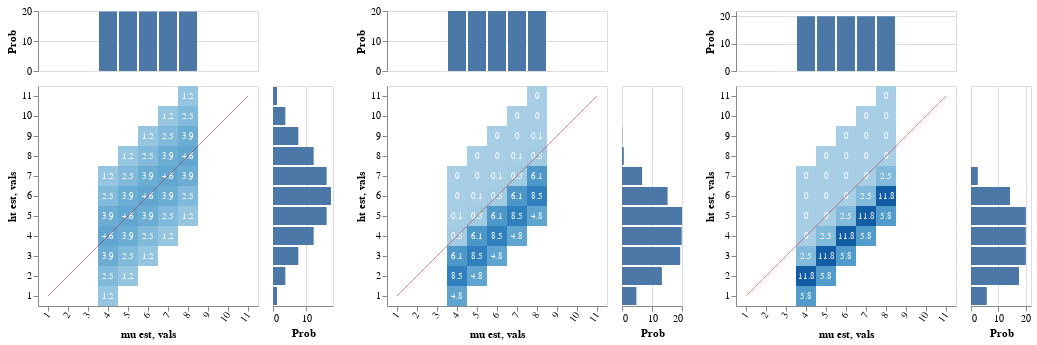

Notebook code for this chart:
### Markdown cell above
#### Pragmatic listener hears:

> "John and Mary are short"

These agents become quite certain that John's height falls below the class standard, though they remain in the dark about what that standard is (the conclusions for Mary are identical)

And as seen in the `ht est` marginal, even though the standard remains unknown, the belief that John's height falls below it it leads to a (negatively skewed) evaluative distribution over worlds

The evaluativity effect is almost perfectly symmetrical to the positive case

### Code cell
writeIORef cacheRef (0, Map.empty)
vlShow . sidewaysDists <$> sequence
  [ -- margHeatFromDist <$> enumD (first (`ht` John) <$> indicesPriorFlat)
    margHeatFromDist <$> enumD (first (`ht` John) <$> listener infoLUMAnd cacheRef (0, UShrt, andDen0))
  , margHeatFromDist <$> enumD (first (`ht` John) <$> listener infoLUMAnd cacheRef (1, UShrt, andDen0))
  , margHeatFromDist <$> enumD (first (`ht` John) <$> listener infoLUMAnd cacheRef (2, UShrt, andDen0))
  ]

### Figure 1 — Vega-Lite specification as saved in the notebook (floating-point values rounded to 4 significant figures)
{"$schema": "https://vega.github.io/schema/vega-lite/v3.json", "hconcat": [{"$schema": "https://vega.github.io/schema/vega-lite/v3.json", "bounds": "flush", "config": {"scale": {"rectBandPaddingInner": 0}}, "data": {"values": [{"ht est": "1", "mu est": "4", "probability": 1.2}, {"ht est": "2", "mu est": "4", "probability": 2.5}, {"ht est": "2", "mu est": "5", "probability": 1.2}, {"ht est": "3", "mu est": "4", "probability": 3.9}, {"ht est": "3", "mu est": "5", "probability": 2.5}, {"ht est": "3", "mu est": "6", "probability": 1.2}, {"ht est": "4", "mu est": "4", "probability": 4.6}, {"ht est": "4", "mu est": "5", "probability": 3.9}, {"ht est": "4", "mu est": "6", "probability": 2.5}, {"ht est": "4", "mu est": "7", "probability": 1.2}, {"ht est": "5", "mu est": "4", "probability": 3.9}, {"ht est": "5", "mu est": "5", "probability": 4.6}, {"ht est": "5", "mu est": "6", "probability": 3.9}, {"ht est": "5", "mu est": "7", "probability": 2.5}, {"ht est": "5", "mu est": "8", "probability": 1.2}, {"ht est": "6", "mu est": "4", "probability": 2.5}, {"ht est": "6", "mu est": "5", "probability": 3.9}, {"ht est": "6", "mu est": "6", "probability": 4.6}, {"ht est": "6", "mu est": "7", "probability": 3.9}, {"ht est": "6", "mu est": "8", "probability": 2.5}, {"ht est": "7", "mu est": "4", "probability": 1.2}, {"ht est": "7", "mu est": "5", "probability": 2.5}, {"ht est": "7", "mu est": "6", "probability": 3.9}, {"ht est": "7", "mu est": "7", "probability": 4.6}, {"ht est": "7", "mu est": "8", "probability": 3.9}, {"ht est": "8", "mu est": "5", "probability": 1.2}, {"ht est": "8", "mu est": "6", "probability": 2.5}, {"ht est": "8", "mu est": "7", "probability": 3.9}, {"ht est": "8", "mu est": "8", "probability": 4.6}, {"ht est": "9", "mu est": "6", "probability": 1.2}, {"ht est": "9", "mu est": "7", "probability": 2.5}, {"ht est": "9", "mu est": "8", "probability": 3.9}, {"ht est": "10", "mu est": "7", "probability": 1.2}, {"ht est": "10", "mu est": "8", "probability": 2.5}, {"ht est": "11", "mu est": "8", "probability": 1.2}]}, "spacing": 15, "vconcat": [{"encoding": {"x": {"axis": null, "field": "mu est", "scale": {"domain": ["1", "2", "3", "4", "5", "6", "7", "8", "9", "10", "11"], "rangeStep": 30}, "sort": null, "type": "ordinal"}, "y": {"aggregate": "sum", "axis": {"title": "Prob"}, "field": "probability", "type": "quantitative"}}, "height": 60, "mark": "bar"}, {"bounds": "flush", "hconcat": [{"encoding": {"x": {"axis": {"labelAngle": -55}, "field": "mu est", "scale": {"domain": ["1", "2", "3", "4", "5", "6", "7", "8", "9", "10", "11"], "rangeStep": 30}, "sort": null, "type": "ordinal"}, "y": {"axis": {"labelAngle": 0}, "field": "ht est", "scale": {"domain": ["11", "10", "9", "8", "7", "6", "5", "4", "3", "2", "1"], "rangeStep": 30}, "sort": null, "type": "ordinal"}}, "layer": [{"encoding": {"color": {"aggregate": "sum", "field": "probability", "legend": null, "scale": {"scheme": {"extent": [0.2, 0.9], "name": "blues"}}, "type": "quantitative"}}, "mark": "rect"}, {"encoding": {"color": {"value": "white"}, "text": {"aggregate": "sum", "field": "probability", "type": "quantitative"}}, "mark": {"fontSize": 9, "type": "text"}}, {"data": {"values": [{"vals": "1"}, {"vals": "2"}, {"vals": "3"}, {"vals": "4"}, {"vals": "5"}, {"vals": "6"}, {"vals": "7"}, {"vals": "8"}, {"vals": "9"}, {"vals": "10"}, {"vals": "11"}]}, "encoding": {"x": {"field": "vals", "sort": null, "type": "ordinal"}, "y": {"field": "vals", "sort": null, "type": "ordinal"}}, "mark": {"opacity": 0.5, "stroke": "firebrick", "strokeWidth": 1, "type": "line"}}]}, {"encoding": {"x": {"aggregate": "sum", "axis": {"title": "Prob"}, "field": "probability", "type": "quantitative"}, "y": {"axis": null, "field": "ht est", "scale": {"domain": ["11", "10", "9", "8", "7", "6", "5", "4", "3", "2", "1"], "rangeStep": 30}, "sort": null, "type": "ordinal"}}, "mark": "bar", "width": 60}], "spacing": 15}]}, {"$schema": "https://vega.github.io/schema/vega-lite/v3.json", "bounds": "flush", "config": {"scale": {"rectBandPaddingInner": 0}}, "data": {"values": [{"ht est": "1", "mu est": "4", "probability": 4.8}, {"ht est": "2", "mu est": "4", "probability": 8.5}, {"ht est": "2", "mu est": "5", "probability": 4.8}, {"ht est": "3", "mu est": "4", "probability": 6.1}, {"ht est": "3", "mu est": "5", "probability": 8.5}, {"ht est": "3", "mu est": "6", "probability": 4.8}, {"ht est": "4", "mu est": "4", "probability": 0.5}, {"ht est": "4", "mu est": "5", "probability": 6.1}, {"ht est": "4", "mu est": "6", "probability": 8.5}, {"ht est": "4", "mu est": "7", "probability": 4.8}, {"ht est": "5", "mu est": "4", "probability": 0.1}, {"ht est": "5", "mu est": "5", "probability": 0.5}, {"ht est": "5", "mu est": "6", "probability": 6.1}, {"ht est": "5", "mu est": "7", "probability": 8.5}, {"ht est": "5", "mu est": "8", "probability": 4.8}, {"ht est": "6", "mu est": "4", "probability": 0}, {"ht est": "6", "mu est": "5", "probability": 0.1}, {"ht est": "6", "mu est": "6", "probability": 0.5}, {"ht est": "6", "mu est": "7", "probability": 6.1}, {"ht est": "6", "mu est": "8", "probability": 8.5}, {"ht est": "7", "mu est": "4", "probability": 0}, {"ht est": "7", "mu est": "5", "probability": 0}, {"ht est": "7", "mu est": "6", "probability": 0.1}, {"ht est": "7", "mu est": "7", "probability": 0.5}, {"ht est": "7", "mu est": "8", "probability": 6.1}, {"ht est": "8", "mu est": "5", "probability": 0}, {"ht est": "8", "mu est": "6", "probability": 0}, {"ht est": "8", "mu est": "7", "probability": 0.1}, {"ht est": "8", "mu est": "8", "probability": 0.5}, {"ht est": "9", "mu est": "6", "probability": 0}, {"ht est": "9", "mu est": "7", "probability": 0}, {"ht est": "9", "mu est": "8", "probability": 0.1}, {"ht est": "10", "mu est": "7", "probability": 0}, {"ht est": "10", "mu est": "8", "probability": 0}, {"ht est": "11", "mu est": "8", "probability": 0}]}, "spacing": 15, "vconcat": [{"encoding": {"x": {"axis": null, "field": "mu est", "scale": {"domain": ["1", "2", "3", "4", "5", "6", "7", "8", "9", "10", "11"], "rangeStep": 30}, "sort": null, "type": "ordinal"}, "y": {"aggregate": "sum", "axis": {"title": "Prob"}, "field": "probability", "type": "quantitative"}}, "height": 60, "mark": "bar"}, {"bounds": "flush", "hconcat": [{"encoding": {"x": {"axis": {"labelAngle": -55}, "field": "mu est", "scale": {"domain": ["1", "2", "3", "4", "5", "6", "7", "8", "9", "10", "11"], "rangeStep": 30}, "sort": null, "type": "ordinal"}, "y": {"axis": {"labelAngle": 0}, "field": "ht est", "scale": {"domain": ["11", "10", "9", "8", "7", "6", "5", "4", "3", "2", "1"], "rangeStep": 30}, "sort": null, "type": "ordinal"}}, "layer": [{"encoding": {"color": {"aggregate": "sum", "field": "probability", "legend": null, "scale": {"scheme": {"extent": [0.2, 0.9], "name": "blues"}}, "type": "quantitative"}}, "mark": "rect"}, {"encoding": {"color": {"value": "white"}, "text": {"aggregate": "sum", "field": "probability", "type": "quantitative"}}, "mark": {"fontSize": 9, "type": "text"}}, {"data": {"values": [{"vals": "1"}, {"vals": "2"}, {"vals": "3"}, {"vals": "4"}, {"vals": "5"}, {"vals": "6"}, {"vals": "7"}, {"vals": "8"}, {"vals": "9"}, {"vals": "10"}, {"vals": "11"}]}, "encoding": {"x": {"field": "vals", "sort": null, "type": "ordinal"}, "y": {"field": "vals", "sort": null, "type": "ordinal"}}, "mark": {"opacity": 0.5, "stroke": "firebrick", "strokeWidth": 1, "type": "line"}}]}, {"encoding": {"x": {"aggregate": "sum", "axis": {"title": "Prob"}, "field": "probability", "type": "quantitative"}, "y": {"axis": null, "field": "ht est", "scale": {"domain": ["11", "10", "9", "8", "7", "6", "5", "4", "3", "2", "1"], "rangeStep": 30}, "sort": null, "type": "ordinal"}}, "mark": "bar", "width": 60}], "spacing": 15}]}, {"$schema": "https://vega.github.io/schema/vega-lite/v3.json", "bounds": "flush", "config": {"scale": {"rectBandPaddingInner": 0}}, "data": {"values": [{"ht est": "1", "mu est": "4", "probability": 5.8}, {"ht est": "2", "mu est": "4", "probability": 11.8}, {"ht est": "2", "mu est": "5", "probability": 5.8}, {"ht est": "3", "mu est": "4", "probability": 2.5}, {"ht est": "3", "mu est": "5", "probability": 11.8}, {"ht est": "3", "mu est": "6", "probability": 5.8}, {"ht est": "4", "mu est": "4", "probability": 0}, {"ht est": "4", "mu est": "5", "probability": 2.5}, {"ht est": "4", "mu est": "6", "probability": 11.8}, {"ht est": "4", "mu est": "7", "probability": 5.8}, {"ht est": "5", "mu est": "4", "probability": 0}, {"ht est": "5", "mu est": "5", "probability": 0}, {"ht est": "5", "mu est": "6", "probability": 2.5}, {"ht est": "5", "mu est": "7", "probability": 11.8}, {"ht est": "5", "mu est": "8", "probability": 5.8}, {"ht est": "6", "mu est": "4", "probability": 0}, {"ht est": "6", "mu est": "5", "probability": 0}, {"ht est": "6", "mu est": "6", "probability": 0}, {"ht est": "6", "mu est": "7", "probability": 2.5}, {"ht est": "6", "mu est": "8", "probability": 11.8}, {"ht est": "7", "mu est": "4", "probability": 0}, {"ht est": "7", "mu est": "5", "probability": 0}, {"ht est": "7", "mu est": "6", "probability": 0}, {"ht est": "7", "mu est": "7", "probability": 0}, {"ht est": "7", "mu est": "8", "probability": 2.5}, {"ht est": "8", "mu est": "5", "probability": 0}, {"ht est": "8", "mu est": "6", "probability": 0}, {"ht est": "8", "mu est": "7", "probability": 0}, {"ht est": "8", "mu est": "8", "probability": 0}, {"ht est": "9", "mu est": "6", "probability": 0}, {"ht est": "9", "mu est": "7", "probability": 0}, {"ht est": "9", "mu est": "8", "probability": 0}, {"ht est": "10", "mu est": "7", "probability": 0}, {"ht est": "10", "mu est": "8", "probability": 0}, {"ht est": "11", "mu est": "8", "probability": 0}]}, "spacing": 15, "vconcat": [{"encoding": {"x": {"axis": null, "field": "mu est", "scale": {"domain": ["1", "2", "3", "4", "5", "6", "7", "8", "9", "10", "11"], "rangeStep": 30}, "sort": null, "type": "ordinal"}, "y": {"aggregate": "sum", "axis": {"title": "Prob"}, "field": "probability", "type": "quantitative"}}, "height": 60, "mark": "bar"}, {"bounds": "flush", "hconcat": [{"encoding": {"x": {"axis": {"labelAngle": -55}, "field": "mu est", "scale": {"domain": ["1", "2", "3", "4", "5", "6", "7", "8", "9", "10", "11"], "rangeStep": 30}, "sort": null, "type": "ordinal"}, "y": {"axis": {"labelAngle": 0}, "field": "ht est", "scale": {"domain": ["11", "10", "9", "8", "7", "6", "5", "4", "3", "2", "1"], "rangeStep": 30}, "sort": null, "type": "ordinal"}}, "layer": [{"encoding": {"color": {"aggregate": "sum", "field": "probability", "legend": null, "scale": {"scheme": {"extent": [0.2, 0.9], "name": "blues"}}, "type": "quantitative"}}, "mark": "rect"}, {"encoding": {"color": {"value": "white"}, "text": {"aggregate": "sum", "field": "probability", "type": "quantitative"}}, "mark": {"fontSize": 9, "type": "text"}}, {"data": {"values": [{"vals": "1"}, {"vals": "2"}, {"vals": "3"}, {"vals": "4"}, {"vals": "5"}, {"vals": "6"}, {"vals": "7"}, {"vals": "8"}, {"vals": "9"}, {"vals": "10"}, {"vals": "11"}]}, "encoding": {"x": {"field": "vals", "sort": null, "type": "ordinal"}, "y": {"field": "vals", "sort": null, "type": "ordinal"}}, "mark": {"opacity": 0.5, "stroke": "firebrick", "strokeWidth": 1, "type": "line"}}]}, {"encoding": {"x": {"aggregate": "sum", "axis": {"title": "Prob"}, "field": "probability", "type": "quantitative"}, "y": {"axis": null, "field": "ht est", "scale": {"domain": ["11", "10", "9", "8", "7", "6", "5", "4", "3", "2", "1"], "rangeStep": 30}, "sort": null, "type": "ordinal"}}, "mark": "bar", "width": 60}], "spacing": 15}]}]}
